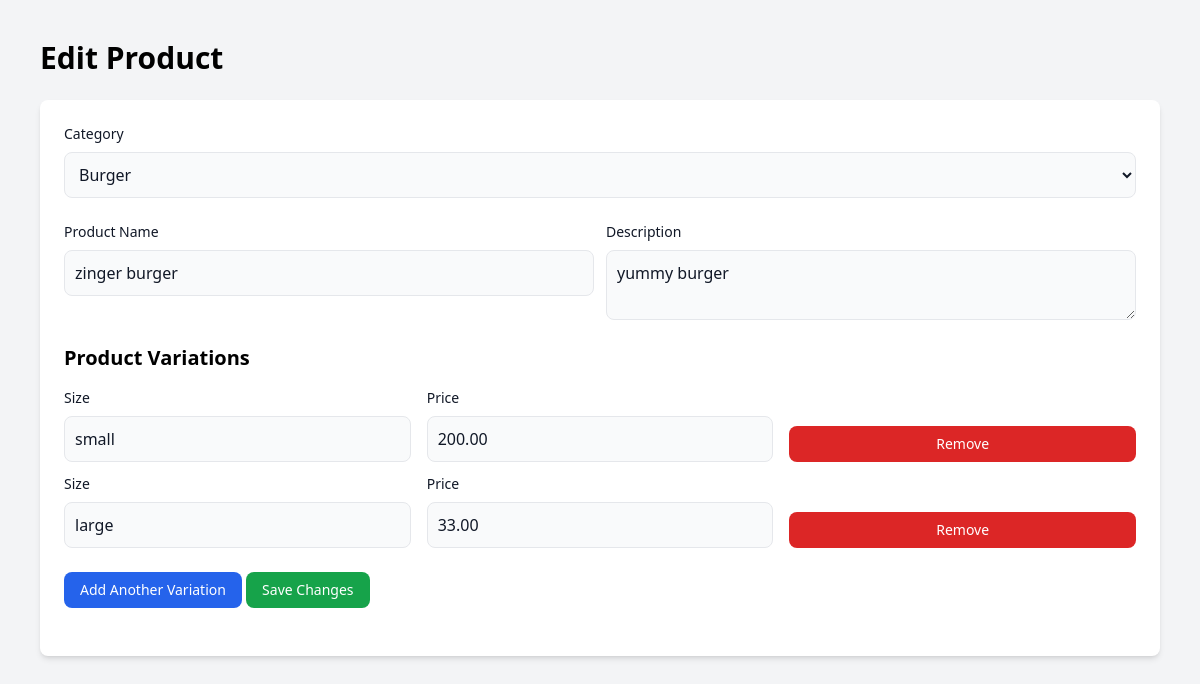
The app's page /edit-product/3/ (signed in) with its own data.
### food/models.py (models this page shows, shortened)
class Product(models.Model):
    name = models.CharField(max_length=100)
    description = models.TextField()
    category = models.ForeignKey(Category, on_delete=models.CASCADE)
    image = models.ImageField(upload_to=get_image_filename, blank=True, null=True)
    is_available = models.BooleanField(default=True)

class Category(models.Model):
    name = models.CharField(max_length=50)
    description = models.TextField(blank=True)

class ProductVariation(models.Model):
    product = models.ForeignKey(Product, on_delete=models.CASCADE, related_name='variations')
    size = models.CharField(max_length=100, )
    price = models.DecimalField(max_digits=6, decimal_places=2)

### food/views.py (the view, shortened to what this page needs)
# urls.py: path('edit-product/<int:id>/',  views.edit_product, name='edit_product'),
@login_required(login_url='login_user')
def edit_product(request, id):
    product_id = id
    product = get_object_or_404(Product, id=product_id)
    categories = Category.objects.all()
    existing_variations = ProductVariation.objects.filter(product=product)
    return render(request, 'products/edit_product.html', {
        'product': product,
        'categories': categories,
        'variations': existing_variations,
    })

### food/templates/products/edit_product.html (shortened to what this page needs)
{% extends "layout.html" %}
{% block layout %}
<body class="bg-gray-100 p-10">
    <h1 class="text-3xl font-bold mb-6">Edit Product</h1>
    <form method="POST" enctype="multipart/form-data" class="bg-white p-6 rounded-lg shadow-md">
        <div class="mb-6">
            <label class="block mb-2 text-sm font-medium text-gray-900">Category</label>
            <select name="category" class="bg-gray-50 border text-gray-900 rounded-lg block w-full p-2.5" required>
                {% for category in categories %}
                    <option value="{{ category.id }}" {% if category.id == product.category_id %}selected{% endif %}>
                        {{ category.name }}
                    </option>
                {% endfor %}
            </select>
        </div>
        <div class="grid gap-3 mb-6 md:grid-cols-2">
            <div>
                <label class="block mb-2 text-sm font-medium text-gray-900">Product Name</label>
                <input type="text" name="product_name" value="{{ product.name }}" class="bg-gray-50 border text-gray-900 rounded-lg block w-full p-2.5" required />
            </div>
            <div>
                <label class="block mb-2 text-sm font-medium text-gray-900">Description</label>
                <textarea name="description" class="bg-gray-50 border text-gray-900 rounded-lg block w-full p-2.5" required>{{ product.description }}</textarea>
            </div>
        </div>
        <h2 class="text-xl font-semibold mb-4">Product Variations</h2>
        <div id="variations" class="grid gap-3 mb-6">
            {% for variation in variations %}
                <div class="variation grid grid-cols-3 gap-4 items-end">
                    <div>
                        <label class="block mb-2 text-sm font-medium text-gray-900">Size</label>
                        <input type="text" step="0.01" name="size[]" value="{{ variation.size }}" class="bg-gray-50 border text-gray-900 rounded-lg block w-full p-2.5" required />
                    </div>
                    <div>
                        <label class="block mb-2 text-sm font-medium text-gray-900">Price</label>
                        <input type="number" step="0.01" name="price[]" value="{{ variation.price }}" class="bg-gray-50 border text-gray-900 rounded-lg block w-full p-2.5" required />
                    </div>
                    <button type="button" onclick="removeVariation(this)" class="px-4 py-2 text-sm font-medium text-white bg-red-600 rounded-lg">Remove</button>
                </div>
            {% endfor %}
        </div>
        <button type="button" onclick="addVariation()" class="mb-6 px-4 py-2 text-sm font-medium text-white bg-blue-600 rounded-lg">Add Another Variation</button>
        <button type="submit" class="px-4 py-2 text-sm font-medium text-white bg-green-600 rounded-lg">Save Changes</button>
    </form>
</body>
{% endblock %}

### static/css/main.css (style rules this page uses)
body { margin: 0; }

### records on screen
Product: category "Burger", product_name "zinger burger", description "yummy burger"
ProductVariation: size "small", price "200.00"
ProductVariation: size "large", price "33.00"
